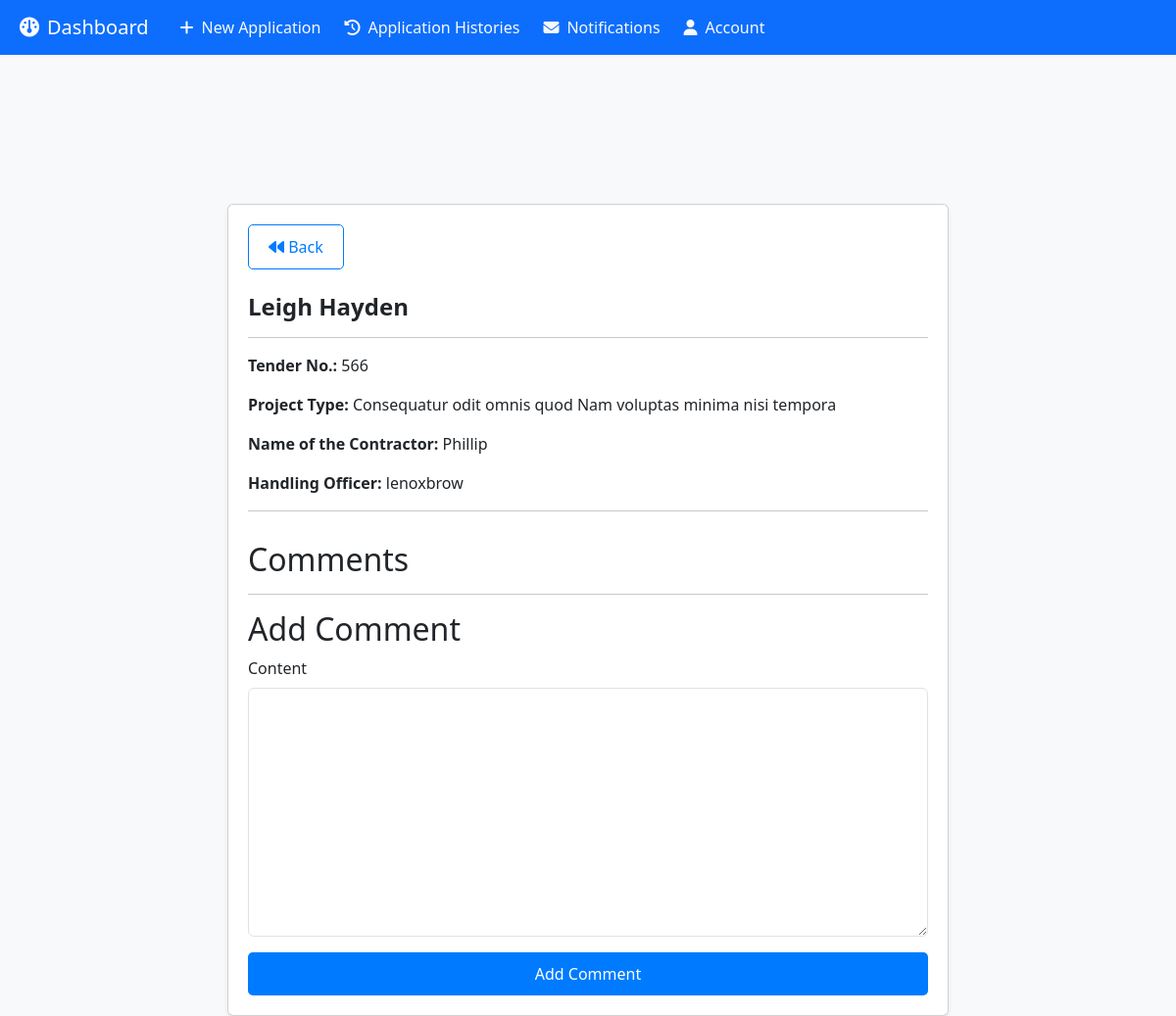
/projects/28/ (signed in), run on the app's committed database.
### main/models.py (models this page shows, shortened)
class Project(models.Model):
    STATUS_CHOICES = [
        ('Pending', 'Pending'),
        ('Accepted', 'Accepted'),
        ('Declined', 'Declined'),
    ]
    user = models.ForeignKey(User, on_delete=models.CASCADE)
    name_of_the_project = models.CharField(max_length=100)
    project_type = models.CharField(max_length=100)
    tender_number = models.CharField(max_length=100)
    name_of_the_contractor = models.ForeignKey(Contractor, on_delete=models.SET_NULL, null=True, related_name='contractors')
    handling_officer = models.ForeignKey(User, on_delete=models.SET_NULL, null=True, related_name='projects')
    created_at = models.DateTimeField(auto_now_add=True)
    status = models.CharField(max_length=10, choices=STATUS_CHOICES, default='Pending')
    is_finished = models.BooleanField(default=False)

class Contractor(models.Model):
    name_of_contractor = models.CharField(max_length=100)
    def __str__(self):
        return self.name_of_contractor

### main/views.py (the view)
# urls.py: path('projects/<int:pk>/', views.project_detail, name='project_detail'),
@login_required
def project_detail(request, pk):
    project = get_object_or_404(Project, pk=pk)
    comments = project.comments.all().order_by('-timestamp')
    if request.method == 'POST':
        comment_form = CommentForm(request.POST)
        if comment_form.is_valid():
            comment = comment_form.save(commit=False)
            comment.user = request.user
            comment.project = project
            comment.save()
            return redirect('project_detail', pk=project.pk)
    else:
        comment_form = CommentForm()
    return render(request, 'project_detail.html', {
        'project': project,
        'comments': comments,
        'comment_form': comment_form
    })

### main/forms.py
class CommentForm(forms.ModelForm):
    class Meta:
        model = Comment
        fields = ['content']

### main/context_processors.py (called while the page is built)
def notification_count(request):
    if request.user.is_authenticated:
        user = request.user
        if user.is_superuser or (hasattr(user, 'userprofile') and user.userprofile.role == 'director'):
            new_notifications_count = Notification.objects.filter(is_read_by_admin=False)
        else:
            new_notifications_count = Notification.objects.filter(is_read_by_handling_officer=False, project__handling_officer=user).count()
    else:
        new_notifications_count = 0
    return {'new_notifications_count': new_notifications_count}

### main/models.py (called while the page is built)
    def __str__(self):
        return self.project.name_of_the_project

### templates/project_detail.html (shortened to what this page needs)
{% extends 'base.html' %}
{% load crispy_forms_tags %}
{% block content %}
<div class="container project-details">
    <div class="row justify-content-center">
        <div class="col-md-8">
            <div class="card shadow-sm mt-5">
                <div class="card-body">
                    <div>
                        <a class="btn btn-outline-custom" href="{% url 'project_list' %}"><i class="fa-solid fa-backward"></i> Back</a>
                    </div>
                    <h1 class="card-title mt-4">{{ project.name_of_the_project }}</h1>
                    <hr>
                    <p><span class="fw-bold">Tender No.:</span> {{ project.tender_number }}</p>
                    <p><span class="fw-bold">Project Type:</span> {{ project.project_type }}</p>
                    <p><span class="fw-bold">Name of the Contractor:</span> {{ project.name_of_the_contractor }}</p>
                    <p><span class="fw-bold">Handling Officer:</span> {{ project.handling_officer.username }}</p>
                    <hr>
                    <div class="comment-section">
                        <h2>Comments</h2>
                    </div>
                    {% if user.userprofile.role == 'director' %}
                    <hr>
                    <div class="add-comment-section">
                        <h2>Add Comment</h2>
                        <form method="post">
                            <div class="row">
                                <div class="col">
                                    {{ comment_form|crispy }}
                                </div>
                            </div>
                            <div class="d-grid">
                                <button type="submit" class="btn btn-custom">Add Comment</button>
                            </div>
                        </form>
                    </div>
                    {% else %}
                    <hr>
                    <p class="fw-bold">You do not have permission to add a comment.</p>
                    {% endif %}
                </div>
            </div>
        </div>
    </div>
</div>
{% endblock %}

### templates/project_detail.html (style rules this page uses)
.project-details { margin-top: 13vh; }
.card-header, .card-body { padding: 20px; }
.card-title { font-size: 1.5rem; font-weight: bold; }
.fw-bold { font-weight: bold; }
.comment-section, .replies-section { margin-top: 30px; }
.btn-custom { background-color: #007bff; border: none; padding: 10px 20px; font-size: 1rem; border-radius: 5px; transition: background-color 0.3s ease; color: white; }
.btn-outline-custom { border: 1px solid #007bff; padding: 10px 20px; font-size: 1rem; border-radius: 5px; color: #007bff; transition: background-color 0.3s ease, color 0.3s ease; }

### data on the page
Project: name_of_the_project "Leigh Hayden", tender_number "566", project_type "Consequatur odit omnis quod Nam voluptas minima nisi tempora", name_of_the_contractor "Phillip", handling_officer.username "lenoxbrow"
